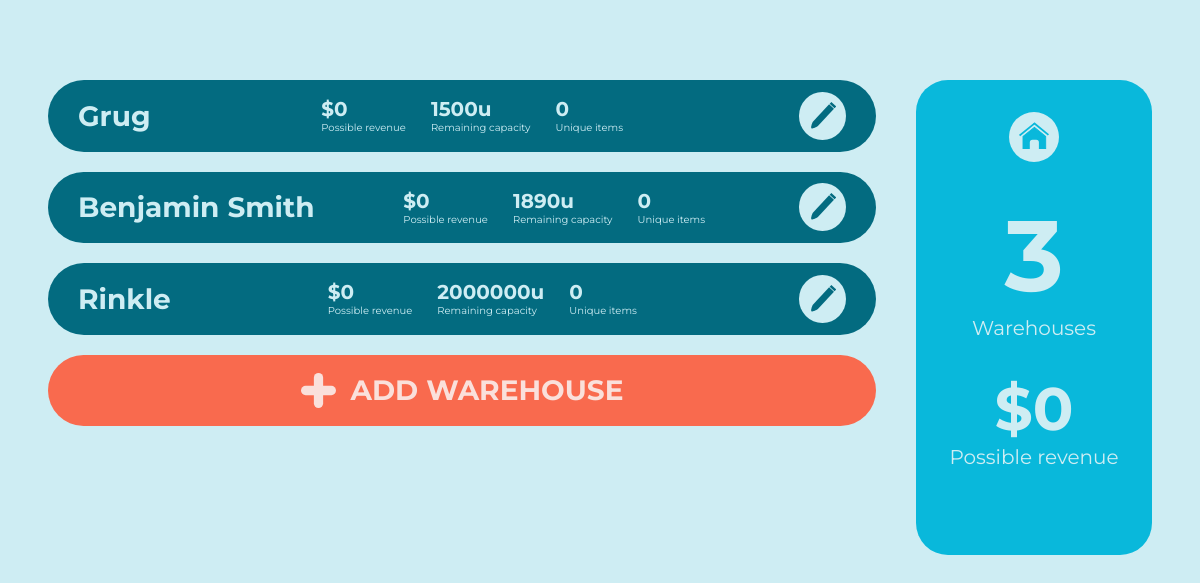
The app's page /warehouses with its own data.
### wms/models.py (models this page shows, shortened)
class Warehouse(db.Model):
    _id = db.Column(db.Integer, primary_key=True)
    name = db.Column(db.String(15), unique=True, nullable=False)
    capacity = db.Column(db.Integer, nullable=False)
    items = db.relationship("Item", backref="home_warehouse", lazy=True)
    @hybrid_property
    def remaining_capacity(self):
        capacityUsed = 0
        for item in self.items:
            capacityUsed += item.quantity * ItemTemplate.query.filter_by(_id=item.item_template_id).size
        return self.capacity - capacityUsed
    @hybrid_property
    def possible_revenue(self):
        revenue = 0
        for item in self.items:
            item_temp = ItemTemplate.query.filter_by(_id=item.item_template_id)
            revenue += item.quantity * (item_temp.price - item_temp.cost)
        return revenue

### wms/routes.py (the view)
@app.route("/warehouses", methods=["GET", "POST"])
def warehouses():
    warehouseForm = WarehouseForm()
    warehouseList = Warehouse.query.all()
    possibleRevenue = 0
    for warehouse in warehouseList:
        possibleRevenue += warehouse.possible_revenue
    if warehouseForm.validate_on_submit():
        flash(f'Warehouse "{warehouseForm.name.data}" created.')
        db.session.add(Warehouse(name=warehouseForm.name.data,
                                 capacity=warehouseForm.capacity.data))
        db.session.commit()
        return redirect(url_for('warehouses'))
    return render_template('warehouses.html',
                           warehouseForm=warehouseForm,
                           warehouses=warehouseList,
                           possibleRevenue=possibleRevenue)

### wms/templates/warehouses.html (shortened to what this page needs)
<!DOCTYPE html>
{% extends "base.html" %}
{% block content %}
<link rel="stylesheet" href="static/warehouses.css">
<div class="content">
    <div class="list">
        <ul>
            {% for warehouse in warehouses %}
            <li class="warehouse-card">
                <ul>
                    <li>
                        <h1>{{warehouse.name}}</h1>
                    </li>
                    <li>
                        <ul class="stats">
                            <li>
                                <h2>${{warehouse.possible_revenue}}</h2>
                                <p>Possible revenue</p>
                            </li>
                            <li>
                                <h2>{{warehouse.remaining_capacity}}u</h2>
                                <p>Remaining capacity</p>
                            </li>
                            <li>
                                <h2>{{warehouse.items|length}}</h2>
                                <p>Unique items</p>
                            </li>
                        </ul>
                    </li>
                    <li>
                        <button class="edit-button">
                        </button>
                    </li>
                </ul>
            </li>
            {% endfor %}
            <li>
                <button class="add-warehouse" id="add-warehouse">
                    <img src="static/+.svg" alt="+ button">
                    <h1>Add Warehouse</h1>
                </button>
            </li>
        </ul>
    </div>
    <div class="warehouse-stats">
        <ul>
            <li>
                <a href="{{url_for('home')}}" class="home">
                    <img src="static/home.svg" alt="">
                </a>
            </li>
            <li>
                <h1>{{warehouses|length}}</h1>
                <p>Warehouses</p>
            </li>
            <li>
                <h2>
                    ${{possibleRevenue}}
                </h2>
                <p>Possible revenue</p>
            </li>
        </ul>
    </div>
</div>
{% endblock content %}

### wms/static/main.css (style rules this page uses)
body, html { margin: 0; padding: 0; background-color: #CEEDF3; font-family: 'Montserrat', sans-serif; scroll-behavior: smooth; }
a, button { cursor: pointer; font-family: 'Montserrat', sans-serif; text-decoration: none; }
a:link, button:link { text-decoration: none !important; }
img { pointer-events: none; -moz-user-select: none; -ms-user-select: none; user-select: none; -webkit-user-select: none; }

### wms/static/warehouses.css (style rules this page uses)
li { list-style: none; }
body { margin: 5em 3em; }
.content { display: -webkit-box; display: -ms-flexbox; display: flex; }
.list { margin-right: 2.5em; min-width: 75%; height: 475px; overflow-y: scroll; }
.list ul { padding: 0; margin: 0; }
.warehouse-card { color: #CEEDF3; background-color: #036B80; display: -webkit-box; display: -ms-flexbox; display: flex; border-radius: 4em; -webkit-box-align: center; -ms-flex-align: center; align-items: center; padding: 0 30px; margin-bottom: 20px; }
.warehouse-card h1 { font-size: 28px; margin-right: 20px; }
.warehouse-card ul { display: -webkit-box; display: -ms-flexbox; display: flex; -webkit-box-align: center; -ms-flex-align: center; align-items: center; padding: 0; -webkit-box-pack: justify; -ms-flex-pack: justify; justify-content: space-between; width: 100%; }
.warehouse-card .stats li { margin-right: 25px; }
.warehouse-card .stats h2 { font-size: 20px; margin: 0; }
.warehouse-card .stats p { font-size: 10px; margin: 0; }
.warehouse-card .edit-button { background-color: #CEEDF3; border-radius: 50%; border: none; display: -webkit-box; display: -ms-flexbox; display: flex; -ms-flex-line-pack: center; align-content: center; padding: 10px; }
.add-warehouse { background-color: #F96A4E; color: #FAE0DB; text-transform: uppercase; font-weight: 800; display: -webkit-box; display: -ms-flexbox; display: flex; border: none; border-radius: 4em; width: 100%; -webkit-box-pack: center; -ms-flex-pack: center; justify-content: center; -webkit-box-align: center; -ms-flex-align: center; align-items: center; padding: 0; }
.add-warehouse img { margin-right: 15px; width: 35px; height: 35px; }
.add-warehouse h1 { font-size: 28px; }
.warehouse-stats { background-color: #09B8DB; color: #CEEDF3; border-radius: 2em; width: 100%; padding: 2em 1em; }
.warehouse-stats ul { padding: 0; margin: 0; }
.warehouse-stats ul li { display: block; text-align: center; margin-bottom: 2em; }
.warehouse-stats a { display: -webkit-box; display: -ms-flexbox; display: flex; width: 50px; height: 50px; background-color: #CEEDF3; border-radius: 50%; margin: 0 auto; -webkit-box-pack: center; -ms-flex-pack: center; justify-content: center; -webkit-box-align: center; -ms-flex-align: center; align-items: center; }
.warehouse-stats a img { width: 30px; height: 30px; display: inline-block; }
.warehouse-stats h1 { font-size: 100px; margin: 0; }
.warehouse-stats h2 { font-size: 60px; margin: 0; }
.warehouse-stats p { margin: 0; font-size: 20px; }

### records on screen
Warehouse: name "Grug", possible_revenue "0", remaining_capacity "1500", items|length "0"
Warehouse: name "Benjamin Smith", possible_revenue "0", remaining_capacity "1890", items|length "0"
Warehouse: name "Rinkle", possible_revenue "0", remaining_capacity "2000000", items|length "0"

### other values on screen
{{ warehouses|length }} "3"
{{ possibleRevenue }} "0"
